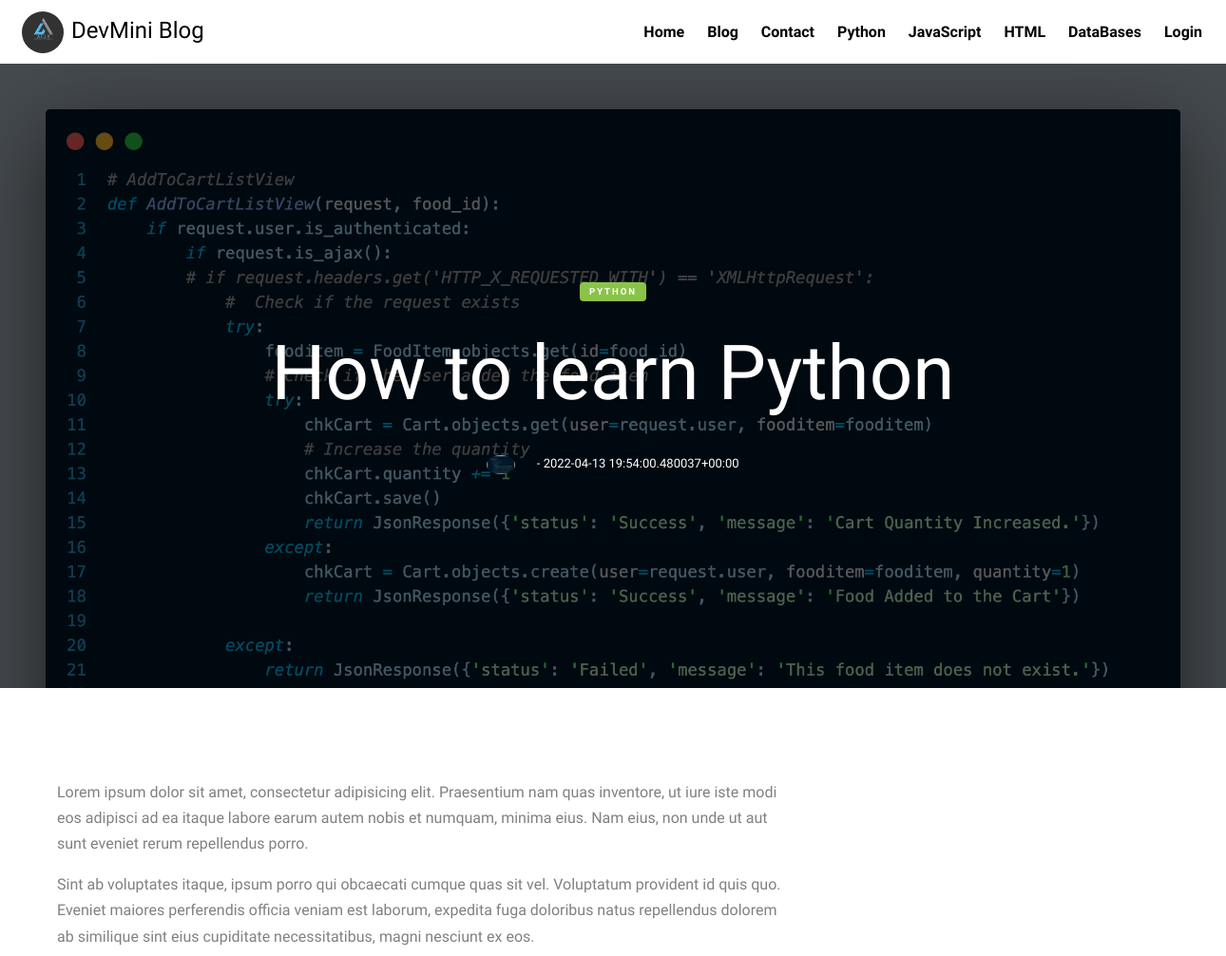
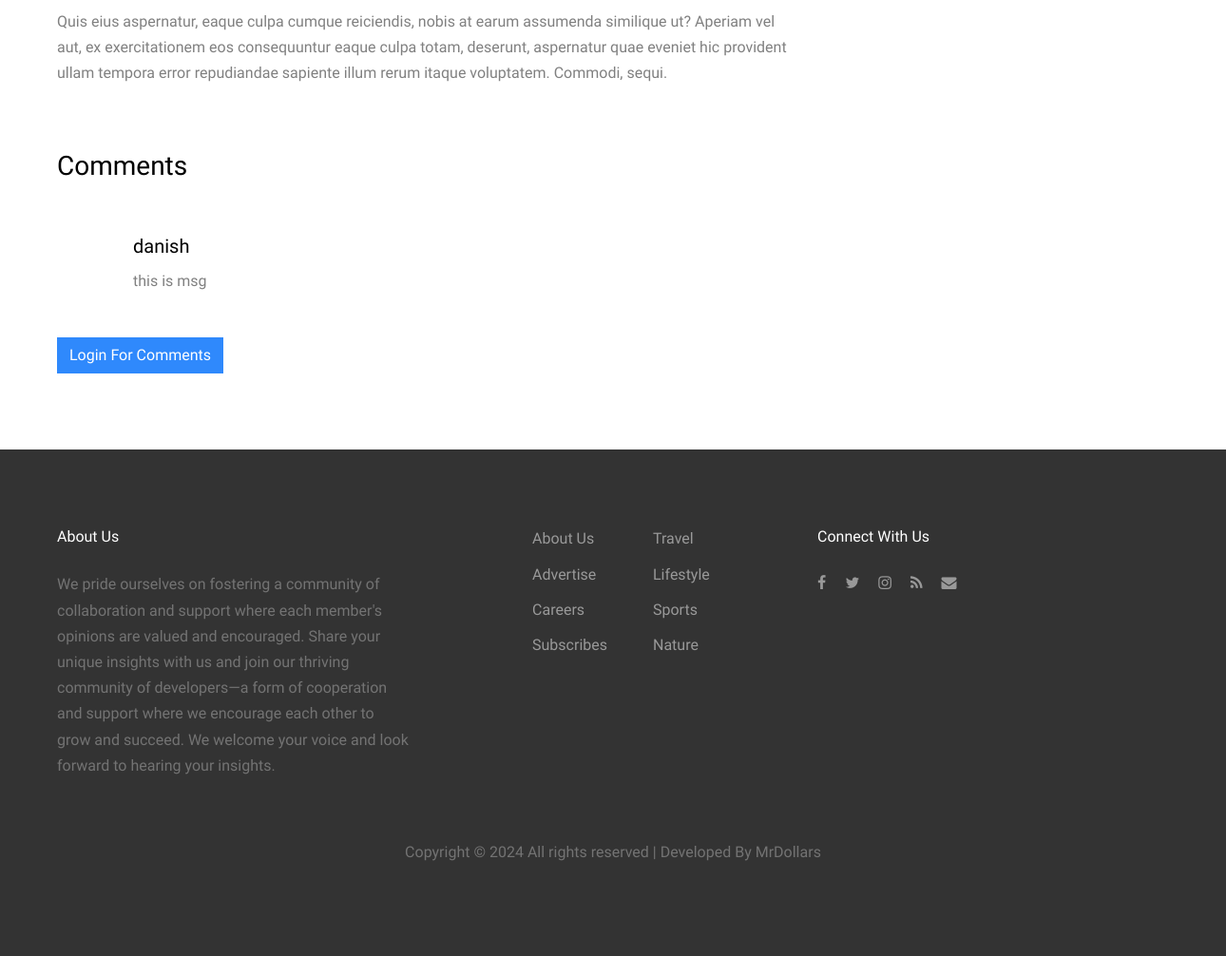
/how-to-learn-python/, run on the app's committed database (2 pictures, top to bottom).
### blog/models.py (models this page shows, shortened)
class Home(models.Model):
	sno = models.AutoField(primary_key=True)
	title = models.CharField(max_length=255,blank=True,null=True)
	about = models.TextField()
	copyright = models.CharField(max_length=255,blank=True,null=True)
	address = models.CharField(max_length=255,blank=True,null=True)
	phone = models.CharField(max_length=255,blank=True,null=True)
	email = models.CharField(max_length=255,blank=True,null=True)

class Category(models.Model):
	sno = models.AutoField(primary_key=True)
	title = models.CharField(max_length=255,blank=True,null=True)

class Post(models.Model):
	sno = models.AutoField(primary_key=True)
	title = models.CharField(max_length=255,blank=True,null=True)
	category = models.ForeignKey(Category,on_delete=models.CASCADE,blank=True,null=True)
	image = models.ImageField(upload_to='images',blank=True,null=True)
	text = RichTextField()
	date = models.DateTimeField(auto_now_add=True)
	slug = AutoSlugField(populate_from='title',null=True)
	ordering = ('-date',)

class Comment(models.Model):
	sno = models.AutoField(primary_key=True)
	name = models.CharField(max_length=255,blank=True,null=True)
	email = models.CharField(max_length=255,blank=True,null=True)
	post = models.ForeignKey(Post,on_delete=models.CASCADE,null=True,blank=True)
	website = models.CharField(max_length=255,blank=True,null=True)
	message = models.TextField()

### blog/views.py (the view, shortened to what this page needs)
# urls.py: path('<str:slug>/',views.single,name="single"),
def single(request,slug):
	home = Home.objects.all()
	cate = Category.objects.all()
	post = Post.objects.filter(slug=slug).first()
	comment = Comment.objects.filter(post=post)
	context = {'home':home,'cate':cate,'post':post,'comment':comment}
	return render(request,'blog/single.html',context)

### templates/blog/single.html (shortened to what this page needs)
{% extends "base.html" %}
{% load static %}
{% block body %}
    <div class="site-cover site-cover-sm same-height overlay single-page" style="background-image: url('{{post.image.url}}');">
      <div class="container">
        <div class="row same-height justify-content-center">
          <div class="col-md-12 col-lg-10">
            <div class="post-entry text-center">
              <span class="post-category text-white bg-success mb-3">{{post.category.title}}</span>
              <h1 class="mb-4"><a href="#">{{post.title | safe}}</a></h1>
              <div class="post-meta align-items-center text-center">
                <figure class="author-figure mb-0 mr-3 d-inline-block"><img src="{{post.image.url}}" alt="Image" class="img-fluid"></figure>
                <span>&nbsp;-&nbsp;{{post.date | safe}}</span>
              </div>
            </div>
          </div>
        </div>
      </div>
    </div>
    <section class="site-section py-lg">
      <div class="container">
        <div class="row blog-entries element-animate">
          <div class="col-md-12 col-lg-8 main-content">
            <div class="post-content-body">
              <p>{{post.text |safe }}</p>
            </div>
            <div class="pt-5">
              <h3 class="mb-5">Comments</h3>
              <ul class="comment-list">
                <li class="comment">
                  {% for com in comment %}
                  <div class="comment-body">
                    <h3>{{com.name | safe}}</h3>
                    <p>{{com.message|safe}}</p>
                  </div>
                    {% endfor %}
                </li>
                      </ul>
              {% if request.user.is_authenticated %}
              <div class="comment-form-wrap pt-5">
                <h3 class="mb-5">Leave a comment</h3>
                <form action="/single/" method="post" class="p-5 bg-light">
                 {% csrf_token %}
                  <div class="form-group">
                    <label for="name">Name *</label>
                    <input type="text" name="name" class="form-control" id="name" required="">
                  </div>
                  <div class="form-group">
                    <label for="email">Email *</label>
                    <input type="email" name="email" class="form-control" id="email" required="">
                  </div>
                  <div class="form-group">
                    <label for="website">Website</label>
                    <input type="text" name= "website" class="form-control" id="website" required="">
                  </div>
                    <input type="hidden" name= "postsno" class="form-control" id="website" value="{{post.sno}}" required="">
                  <div class="form-group">
                    <label for="message">Message</label>
                    <textarea name="message" id="message" cols="30" rows="10" class="form-control" required=""></textarea>
                  </div>
                  <div class="form-group">
                    <input type="submit" value="Post Comment" class="btn btn-primary">
                  </div>
                </form>
              </div>
              {% else %}
               <a href="/login" class="btn btn-primary">Login For Comments </a>
              {% endif %}
            </div>
          </div>
          <div class="col-md-12 col-lg-4 sidebar">
        </div>
      </div>
    </section>
    {% endblock body %}

### templates/base.html (shortened to what this page needs)
 <!DOCTYPE html>
<html lang="en">
  <head>
    {% load static %}
    <link rel="stylesheet" href="{% static 'fonts/icomoon/style.css' %}">
    <link rel="stylesheet" href="{% static 'css/bootstrap.min.css' %}">
    <link rel="stylesheet" href="{% static 'css/magnific-popup.css' %}">
    <link rel="stylesheet" href="{% static 'css/owl.carousel.min.css' %}">
    <link rel="stylesheet" href="{% static 'css/owl.theme.default.min.css' %}">
    <link rel="stylesheet" href="{% static 'css/bootstrap-datepicker.css' %}">
    <link rel="stylesheet" href="{% static 'fonts/flaticon/font/flaticon.css' %}">
    <link rel="stylesheet" href="{% static 'css/style.css' %}">
  </head>
  <body>
  <div class="site-wrap">
    <header class="site-navbar" role="banner">
      <div class="container-fluid">
        <div class="row align-items-center">
          <div class="col-4 site-logo">
            {% for post in home %}
            <a href="/home" class="text-black h2 mb-0"><img  src="{% static 'images/1.png' %}" width="60" style="border-radius: 50%; opacity: 80%; padding: 2%;" alt="logo">{{post.title}}</a>
            {% endfor %}
          </div>
          <div class="col-8 text-right">
            <nav class="site-navigation" role="navigation">
              <ul class="site-menu js-clone-nav mr-auto d-none d-lg-block mb-0">
                <li><a href="/">Home</a></li>
                <li><a href="/blog">Blog</a></li>
                <li><a href="/contact">Contact</a></li>
                {% for post in cate %}
                <li><a href="/?category={{post.sno | safe}}">{{post.title | safe}}</a></li>
                {% endfor %}
                {% if request.user.is_authenticated %}
                <li><a href="/logout">{{request.user.get_full_name}} - Logout</a></li>
                {% else %}
                <li><a href="/login">Login</a></li>
                {% endif %}
              </ul>
            </nav>
            <a href="#" class="site-menu-toggle js-menu-toggle text-black d-inline-block d-lg-none"></a></div>
          </div>
      </div>
  </header>
  {% block body %}
  {% endblock body %}
   <div class="site-footer">
      <div class="container">
        <div class="row mb-5">
          <div class="col-md-4">
            <h3 class="footer-heading mb-4">About Us</h3>
            {% for post in home %}
            <p>{{post.about | safe }}</p>
            {% endfor %}
          </div>
          <div class="col-md-3 ml-auto">
            <ul class="list-unstyled float-left mr-5">
              <li><a href="#">About Us</a></li>
              <li><a href="#">Advertise</a></li>
              <li><a href="#">Careers</a></li>
              <li><a href="#">Subscribes</a></li>
            </ul>
            <ul class="list-unstyled float-left">
              <li><a href="#">Travel</a></li>
              <li><a href="#">Lifestyle</a></li>
              <li><a href="#">Sports</a></li>
              <li><a href="#">Nature</a></li>
            </ul>
          </div>
          <div class="col-md-4">
            <div>
              <h3 class="footer-heading mb-4">Connect With Us</h3>
              <p>
                <a href="#"><span class="icon-facebook pt-2 pr-2 pb-2 pl-0"></span></a>
                <a href="#"><span class="icon-twitter p-2"></span></a>
                <a href="#"><span class="icon-instagram p-2"></span></a>
                <a href="#"><span class="icon-rss p-2"></span></a>
                <a href="#"><span class="icon-envelope p-2"></span></a>
              </p>
            </div>
          </div>
        </div>
        <div class="row">
          <div class="col-12 text-center">
              {% for post in home %}
            <p>
              Copyright &copy; <script>document.write(new Date().getFullYear());</script> {{post.copyright}}
              </p>
              {% endfor %}
          </div>
        </div>
      </div>
    </div>
  </div>
  </body>
</html>

### static/css/style.css (style rules this page uses)
body { line-height: 1.7; color: gray; font-weight: 300; font-size: 1rem; background: #fff; font-family: "Muli", -apple-system, BlinkMacSystemFont, "Segoe UI", Roboto, "Helvetica Neue", Arial, sans-serif, "Apple Color Emoji", "Segoe UI Emoji", "Segoe UI Symbol", "Noto Color Emoji"; }
a { -webkit-transition: .3s all ease; -o-transition: .3s all ease; transition: .3s all ease; color: #2f89fc; }
h1, h2, h3, h4, h5, .h1, .h2, .h3, .h4, .h5 { font-family: "Muli", -apple-system, BlinkMacSystemFont, "Segoe UI", Roboto, "Helvetica Neue", Arial, sans-serif, "Apple Color Emoji", "Segoe UI Emoji", "Segoe UI Symbol", "Noto Color Emoji"; line-height: 1.5; color: #000; }
.text-black { color: #000 !important; }
.site-wrap:before { -webkit-transition: .3s all ease-in-out; -o-transition: .3s all ease-in-out; transition: .3s all ease-in-out; background: rgba(0, 0, 0, 0.6); content: ""; position: absolute; z-index: 2000; top: 0; left: 0; right: 0; bottom: 0; opacity: 0; visibility: hidden; }
.btn { border-radius: 0; }
.site-section { padding: 2.5em 0; }
@media (min-width: 768px) { .site-section { padding: 5em 0; } }
.site-footer { padding: 4em 0; background: #333333; }
@media (min-width: 768px) { .site-footer { padding: 5em 0; } }
.site-footer p { color: #737373; }
.site-footer h2, .site-footer h3, .site-footer h4, .site-footer h5 { color: #fff; }
.site-footer a { color: #999999; }
.site-footer ul li { margin-bottom: 10px; }
.site-footer .footer-heading { font-size: 16px; color: #fff; }
.site-navbar { margin-bottom: 0px; z-index: 1999; position: relative; width: 100%; background: #fff; }
.site-navbar .site-logo a { font-size: 1.5rem; }
.site-navbar .site-navigation .site-menu { margin-bottom: 0; }
.site-navbar .site-navigation .site-menu a { text-decoration: none !important; display: inline-block; }
.site-navbar .site-navigation .site-menu > li { display: inline-block; padding: 10px 10px; }
.site-navbar .site-navigation .site-menu > li > a { padding: 10px 0px; font-weight: 700; color: #000; text-decoration: none !important; }
.container { max-width: 1200px; }
.site-cover { background-size: cover; background-position: top center; position: relative; }
.site-cover.overlay:before { background: rgba(0, 0, 0, 0.6); position: absolute; content: ""; top: 0; left: 0; right: 0; bottom: 0; }
.site-cover, .site-cover .same-height { padding: 7em 0; }
.site-cover .post-entry .post-meta { color: #fff; font-size: 13px; }
.site-cover .post-entry .post-meta .author-figure img { width: 30px; border-radius: 50%; }
.site-cover.single-page h1 { font-size: 2rem; color: #fff; }
@media (min-width: 992px) { .site-cover.single-page h1 { font-size: 5rem; } }
.site-cover.single-page h1 a { color: #fff; }
.post-meta { font-size: 13px; color: #b3b3b3; }
.post-category { display: inline-block; padding: 2px 10px; border-radius: 4px; letter-spacing: .2em; font-weight: 700; font-size: .6rem; text-transform: uppercase; }
.sidebar { padding-left: 5em; }
.comment-list { padding: 0; margin: 0; }
.comment-list li { padding: 0; margin: 0 0 30px 0; float: left; width: 100%; clear: both; list-style: none; }
.comment-list li .comment-body { float: right; width: calc(100% - 80px); }
.comment-list li .comment-body h3 { font-size: 20px; color: #000; }

### data on the page
Home: title "DevMini Blog", about "We pride ourselves on fostering a community of collaboration and support where each member's opinions are valued and encouraged. Share your unique insights with us and join our thriving community of developers—a form of cooperation and support where we encourage each other to grow and succeed. We welcome your voice and look forward to hearing your insights.", copyright "All rights reserved | Developed By MrDollars"
Category: title "Python"
Category: title "JavaScript"
Category: title "HTML"
Category: title "DataBases"
Post: image (picture), category "PYTHON", title "How to learn Python", date "2022-04-13 19:54:00.480037+00:00", text "Lorem ipsum dolor sit amet, consectetur adipisicing elit. Praesentium nam quas inventore, ut iure iste modi eos adipisci ad ea itaque labore earum autem nobis et numquam, minima eius. Nam eius, non unde ut aut sunt eveniet rerum repellendus porro. Sint ab voluptates itaque, ipsum porro qui obcaecati cumque quas sit vel. Voluptatum provident id quis quo. Eveniet maiores perferendis officia veniam est laborum, expedita fuga doloribus natus repellendus dolorem ab similique sint eius cupiditate necessitatibus, magni nesciunt ex eos. Quis eius aspernatur, eaque culpa cumque reiciendis, nobis at earum assumenda similique ut? Aperiam vel aut, ex exercitationem eos consequuntur eaque culpa totam,…"
Comment: name "danish", message "this is msg"
